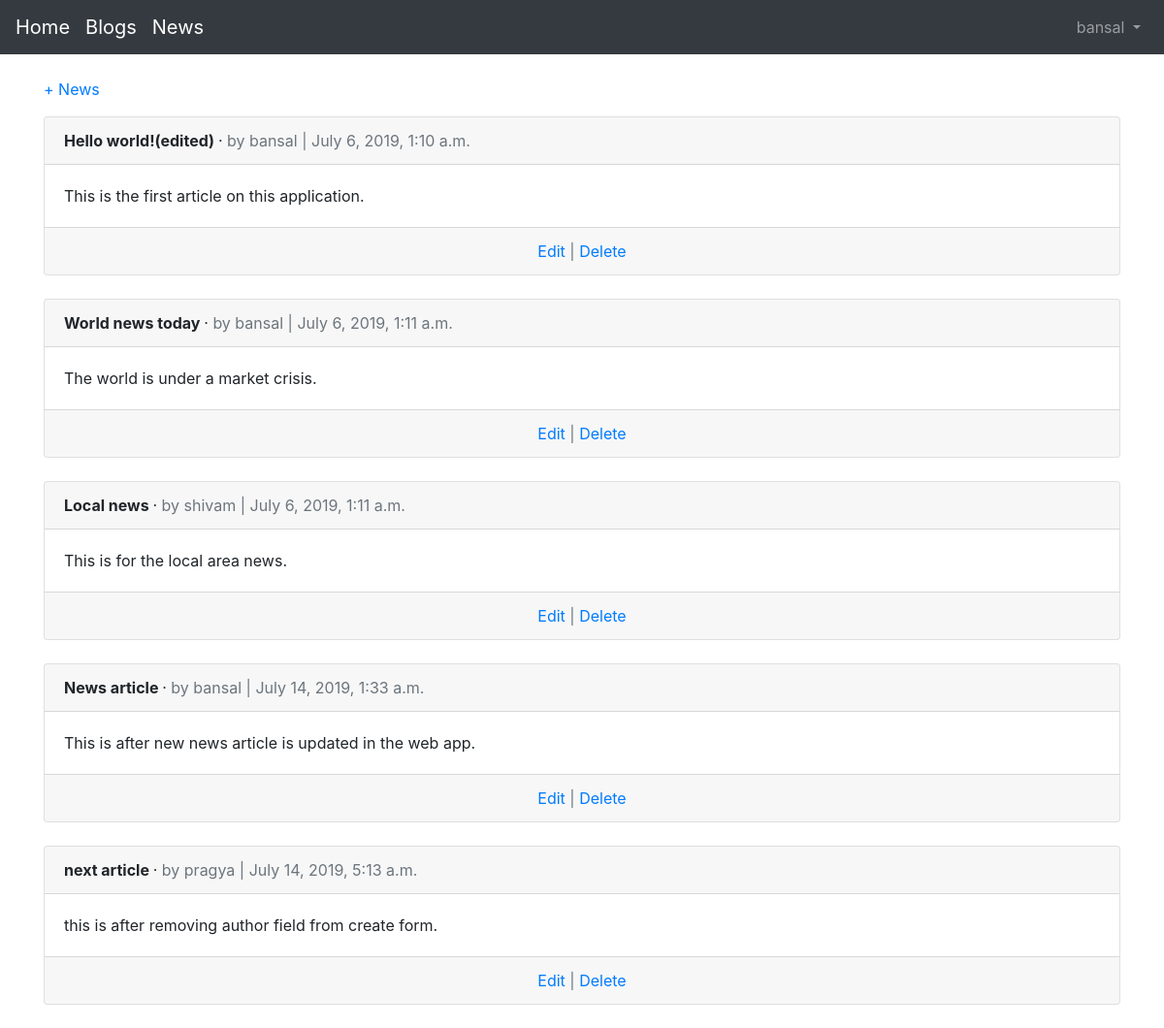
/articles/ (signed in), run on the app's committed database.
### users/models.py (models this page shows)
class CustomUser(AbstractUser):
    age = models.PositiveIntegerField(null=True, blank=True)

### articles/models.py (models this page shows, shortened)
class Article(models.Model):
    title = models.CharField(max_length=255)
    body = models.TextField()
    date = models.DateTimeField(auto_now_add=True)
    author = models.ForeignKey(
        get_user_model(),
        on_delete=models.CASCADE,
        )

### articles/views.py (the view)
# urls.py: path('', ArticleListView.as_view(), name='article_list'),
class ArticleListView(LoginRequiredMixin, ListView):
    model = Article
    template_name = 'article_list.html'

### templates/article_list.html (shortened to what this page needs)
{% extends 'base.html' %}
{% block content %}
	{% if user.is_authenticated %}
		<p><a href="{% url 'article_new' %}">+ News</a></p>
	{% endif %}
	{% for article in object_list %}
		<div class="card">
			<div class="card-header">
				<span class="font-weight-bold">{{ article.title }} </span> &middot;
				<span class="text-muted">by {{ article.author }} | {{ article.date }}</span>
			</div>
			<div class="card-body">
				{{ article.body }}
			</div>
			<div class="card-footer text-center text-muted">
				<a href="{% url 'article_edit' article.pk %}">Edit</a> |
				<a href="{% url 'article_delete' article.pk %}">Delete</a>
			</div>
		</div>
		<br />
	{% endfor %}
{% endblock content %}

### templates/base.html (shortened to what this page needs)
<!doctype html>
<html lang="en">
  <head>
    <link rel="stylesheet" href="https://stackpath.bootstrapcdn.com/bootstrap/4.1.3/css/bootstrap.min.css">
  </head>
  <body>
    <nav class="navbar navbar-expand-md navbar-dark bg-dark mb-4">
    	<a class="navbar-brand" href="{% url 'home' %}">Home</a>
    	<a class="navbar-brand" href="{% url 'home' %}">Blogs</a>
		<a class="navbar-brand" href="{% url 'article_list' %}">News</a>
		<div class="collapse navbar-collapse" id="navbarCollapse">
			{% if user.is_authenticated %}
				<ul class="navbar-nav ml-auto">
					<li class="nav-item">
						<a class="nav-link dropdown-toggle" href="#" id="userMenu" data-toggle="dropdown" aria-haspopup="true" aria-expanded="false">
							{{ user.username }}
						</a>
					</li>
				</ul>
			{% else %}
				<form class="form-inline ml-auto">
					<a href="{% url 'login' %}" class="btn btn-primary ml-2">Log In</a>
					<a href="{% url 'signup' %}" class="btn btn-primary ml-2">Sign up</a>
				</form>
			{% endif %}
		</div>
	</nav>
	<div class="container">
		{% block content %}
	{% endblock content %}
	</div>
  </body>
</html>

### data on the page
CustomUser: username "bansal"
Article: title "Hello world!(edited)", author "bansal", date "July 6, 2019, 1:10 a.m.", body "This is the first article on this application."
Article: title "World news today", author "bansal", date "July 6, 2019, 1:11 a.m.", body "The world is under a market crisis."
Article: title "Local news", author "shivam", date "July 6, 2019, 1:11 a.m.", body "This is for the local area news."
Article: title "News article", author "bansal", date "July 14, 2019, 1:33 a.m.", body "This is after new news article is updated in the web app."
Article: title "next article", author "pragya", date "July 14, 2019, 5:13 a.m.", body "this is after removing author field from create form."
